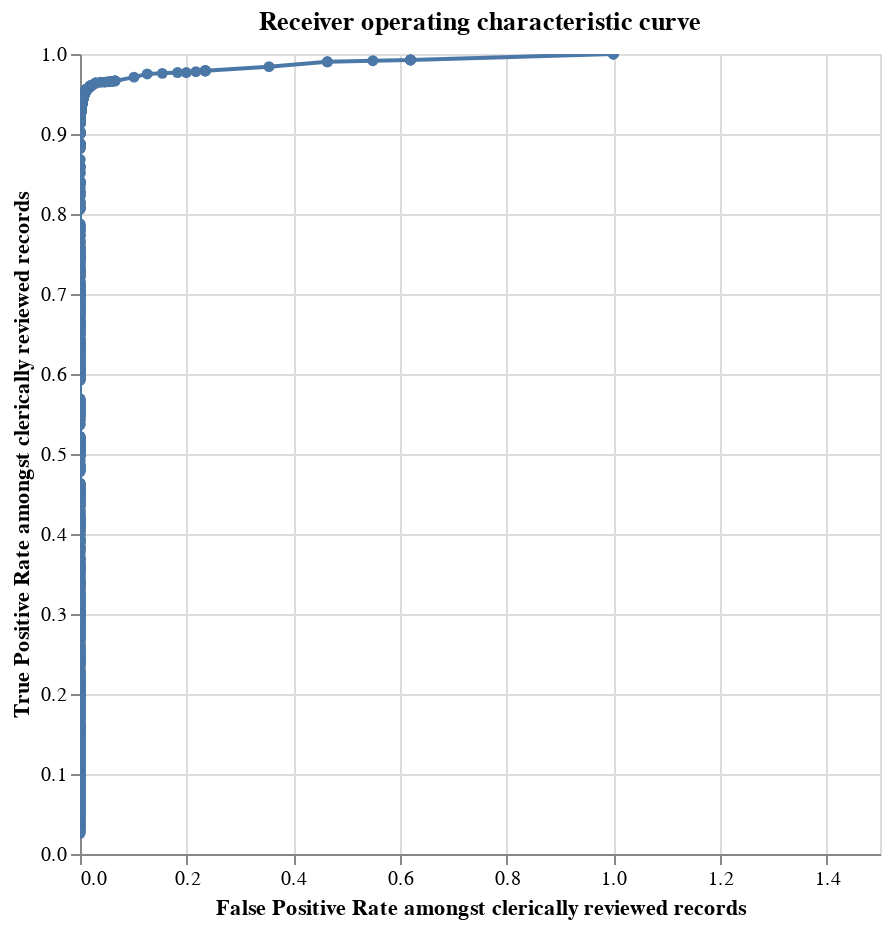

Notebook source saved alongside this figure:
### Code cell
from splink.truth import labels_with_splink_scores, roc_chart, precision_recall_chart
labels_sp = spark.createDataFrame(labels)
labels_and_scores = labels_with_splink_scores(labels_sp, df_e_c, "unique_id", spark, retain_all_cols=True)
roc_chart(labels_and_scores, spark)

### Figure 1 — Vega-Lite specification as saved in the notebook (floating-point values rounded to 4 significant figures; data arrays with more than 128 entries replaced by an {"elided": "..."} marker saying what was removed)
{"$schema": "https://vega.github.io/schema/vega-lite/v4.8.1.json", "config": {"view": {"continuousHeight": 300, "continuousWidth": 400}}, "data": {"name": "data-fadd0e93e9546856cbc745a99e65285d", "values": {"elided": "1737 records"}}, "encoding": {"tooltip": [{"field": "truth_threshold", "type": "quantitative"}, {"field": "FP_rate", "type": "quantitative"}, {"field": "TP_rate", "type": "quantitative"}, {"field": "TP", "type": "quantitative"}, {"field": "TN", "type": "quantitative"}, {"field": "FP", "type": "quantitative"}, {"field": "FN", "type": "quantitative"}, {"field": "precision", "type": "quantitative"}, {"field": "recall", "type": "quantitative"}], "x": {"field": "FP_rate", "scale": {"domain": [0, 1.5]}, "sort": ["truth_threshold"], "title": "False Positive Rate amongst clerically reviewed records", "type": "quantitative"}, "y": {"field": "TP_rate", "sort": ["truth_threshold"], "title": "True Positive Rate amongst clerically reviewed records", "type": "quantitative"}}, "height": 400, "mark": {"clip": true, "point": true, "type": "line"}, "selection": {"selector076": {"bind": "scales", "encodings": ["x"], "type": "interval"}}, "title": "Receiver operating characteristic curve", "width": 400}
